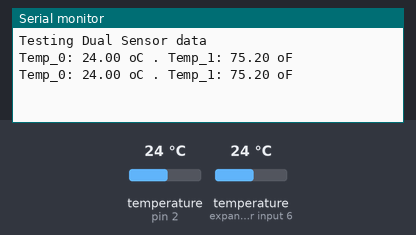
Bench run of a sketch on a simulated Arduino Uno, built with avr-gcc and run on an emulated ATmega328P. Shown: the last lines printed to the serial monitor. The inputs (shaded band) are chosen by the test bench; at power-on: temperature (sensors on pin 2, expander input 6) 24 °C.

Above: at 3.3 s.
3.4 s: temperature (sensor on pin 2) set to 12 °C
At 5.6 s:
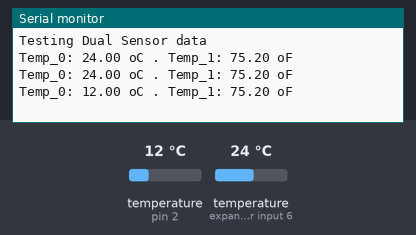
5.9 s: temperature (sensor on expander input 6) set to 12 °C
At 7.5 s:
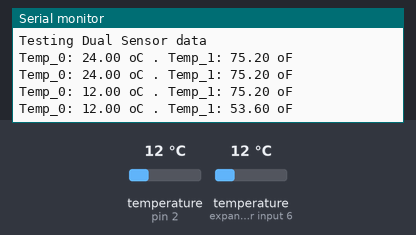
8.4 s: temperature (sensor on pin 2) set to 19 °C
At 10.6 s:
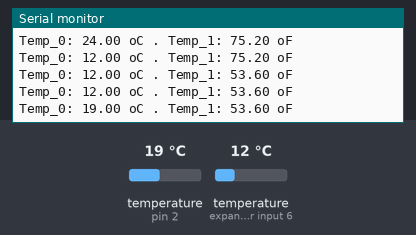
10.9 s: temperature (sensor on expander input 6) set to 19 °C
At 12.7 s:
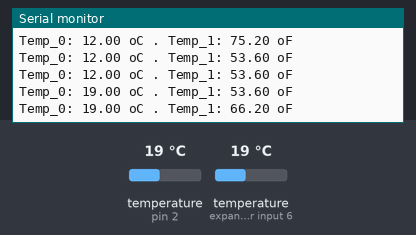
Timing chart, 0 to 14.2 s (numbered marks = the images above; inputs shaded):
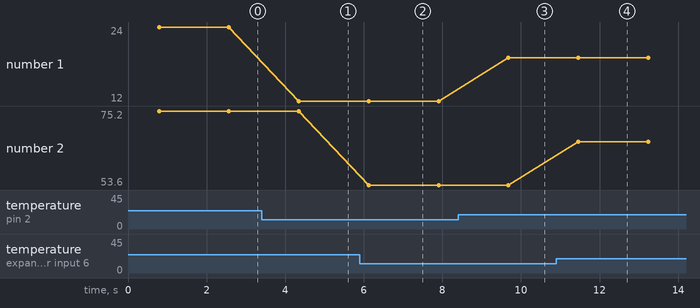

The sketch:

NodeMCU_DS18B20_Dual_Sensor_test.ino
```cpp
/**************************************************************
 * Multiple Temperature Sendor Test
 *
 *  2 x OneWire Sensor: DS18B20
 *  Connected to NodeMCU D4 (or Arduino Pin 2)
 *
 * Developed by Marcelo Rovai - 25 August 2017
 **************************************************************/

#include <OneWire.h>
#include <DallasTemperature.h>
#define ONE_WIRE_BUS 2 // DS18B20 on NodeMCU pin D4
OneWire oneWire(ONE_WIRE_BUS);
DallasTemperature DS18B20(&oneWire);

void setup()
{
  Serial.begin(115200);
  DS18B20.begin();
  Serial.println("Testing Dual Sensor data");
}

void loop() {
  float temp_0;
  float temp_1;
  DS18B20.requestTemperatures();
  temp_0 = DS18B20.getTempCByIndex(0); // Sensor 0 will capture Temp in Celcius
  temp_1 = DS18B20.getTempFByIndex(1); // Sensor 0 will capture Temp in Fahrenheit

  Serial.print("Temp_0: ");
  Serial.print(temp_0);
  Serial.print(" oC . Temp_1: ");
  Serial.print(temp_1);
  Serial.println(" oF");
  delay(1000);
}
```

Measured:
- after the input at 3.4 s, the serial monitor: prints a new line after 0.95 s (image 1)
- after the input at 5.9 s, the serial monitor: prints a new line after 0.22 s (image 2)
- after the input at 8.4 s, the serial monitor: prints a new line after 1.3 s (image 3)
- after the input at 10.9 s, the serial monitor: prints a new line after 0.56 s (image 4)
- plotted number 1: 24 → 12 after the input at 3.4 s, 12 → 19 after the input at 8.4 s
- plotted number 2: 75.2 → 53.6 after the input at 5.9 s, 53.6 → 66.2 after the input at 10.9 s
